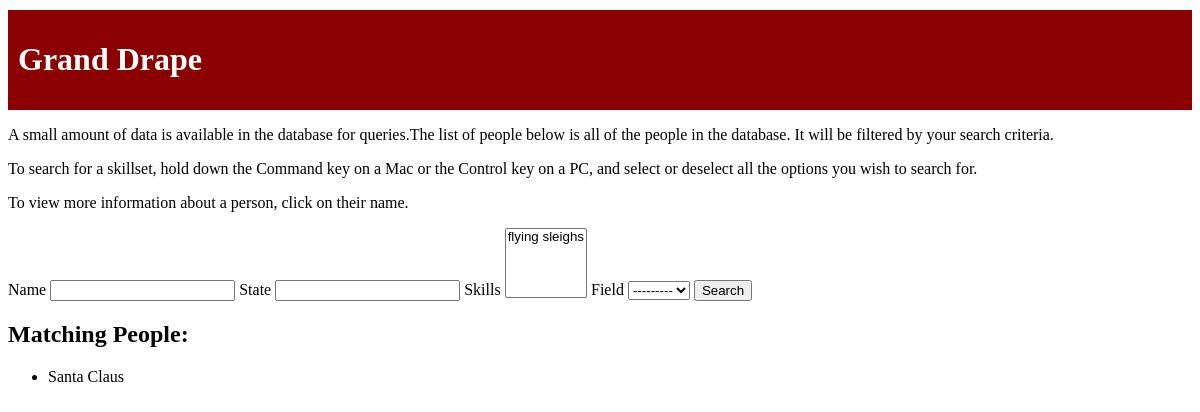
Before: /people-finder/ with the older database file.
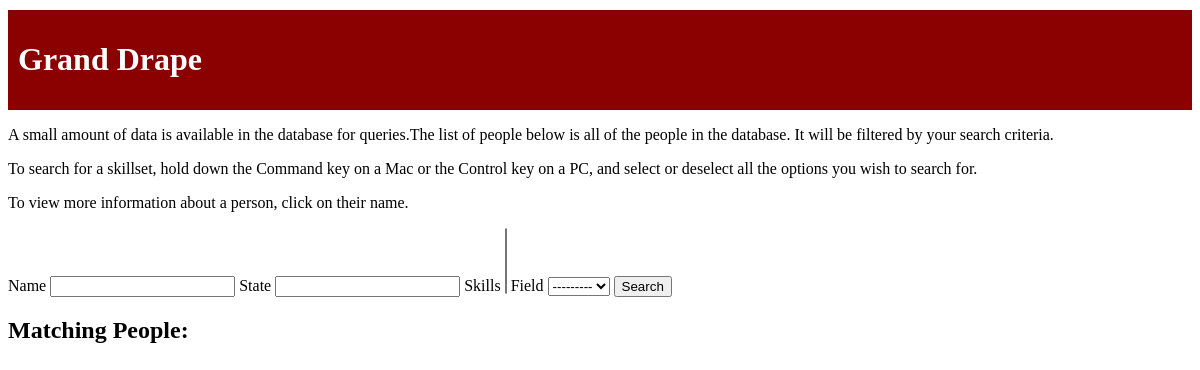
After: the same page with the newer database file.
### peopleFinder/models.py (models this page shows)
class Person(models.Model):
    first = models.CharField(max_length=35)
    last = models.CharField(max_length=35)
    phone = models.CharField(max_length=10, default='0000000000')
    email = models.EmailField(max_length=254, default='None')
    state = models.CharField(max_length=2, default='ZZ')
    def __str__(self):
        return "%s %s" %(self.first, self.last)

### peopleFinder/views.py (the view)
class IndexView(ListView):
    template_name = 'peopleFinder/index.html'
    def get_form(self):
        if hasattr(self, 'form'):
            return self.form
        self.form = PeopleFinderForm(self.request.GET)
        return self.form
    def get_queryset(self):
        queryset = Person.objects.all()
        form = self.get_form()
        if form.is_valid():
            queryset = form.filter_queryset(queryset)
        return queryset

### peopleFinder/forms.py (called while the page is built)
    def filter_queryset(self, queryset):
        if self.cleaned_data['name']:
            name = self.cleaned_data['name']
            queryset = queryset.filter(Q(first__icontains=name) |
                                       Q(last__icontains=name))
        if self.cleaned_data['state']:
            state = self.cleaned_data['state']
            queryset = queryset.filter(state__icontains=state)
        if self.cleaned_data['skills']:
            skills = self.cleaned_data['skills']
            for skill in skills:
                queryset = queryset.filter(skill_set=skill)
        if self.cleaned_data['field']:
            field = self.cleaned_data['field']
            queryset = queryset.filter(field_set=field)
        return queryset

### peopleFinder/models.py (called while the page is built)
    def __str__(self):
        return self.skill_name

### peopleFinder/templates/peopleFinder/index.html (shortened to what this page needs)
{% extends 'peopleFinder/base.html' %}
{% block content %}
<p>A small amount of data is available in the database for queries.The list of people below is all of the people in the database. It will be filtered by your search criteria.</p>
<p>To search for a skillset, hold down the Command key on a Mac or the Control key on a PC, and select or deselect all the options you wish to search for.</p>
<p>To view more information about a person, click on their name.</p>
{% with view.get_form as form %}
<form method='GET'>
    <label>
        {{ form.name.label }}
        {{ form.name }}
    </label>
    <label>
        {{ form.state.label }}
        {{ form.state }}
    </label>
    <label>
        {{ form.skills.label }}
        {{ form.skills }}
    </label>
    <label>
        {{ form.field.label }}
        {{ form.field }}
    </label>
    <button type='submit'>Search</button>
</form>
{% endwith %}
<h2>Matching People:</h2>
<ul>
    {% for person in object_list %}
        <li class='clickable-li' onclick='openPersonModal({{ person.pk }})'>{{ person }}</li>
    {% endfor %}
</ul>
{% endblock content %}

Changed rows visible on the page:
removed Person: first+last "Santa Claus"
Other visible differences:
form field skills: "flying sleighs" → (not shown)
